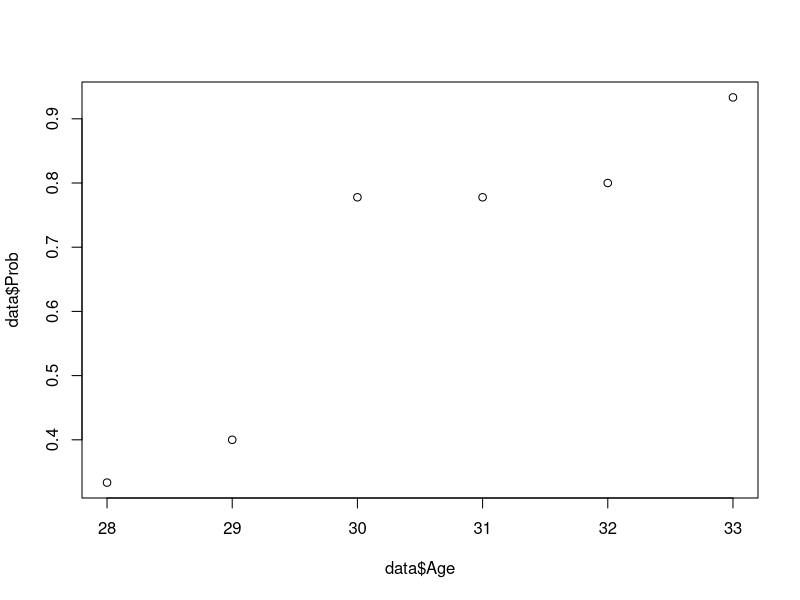
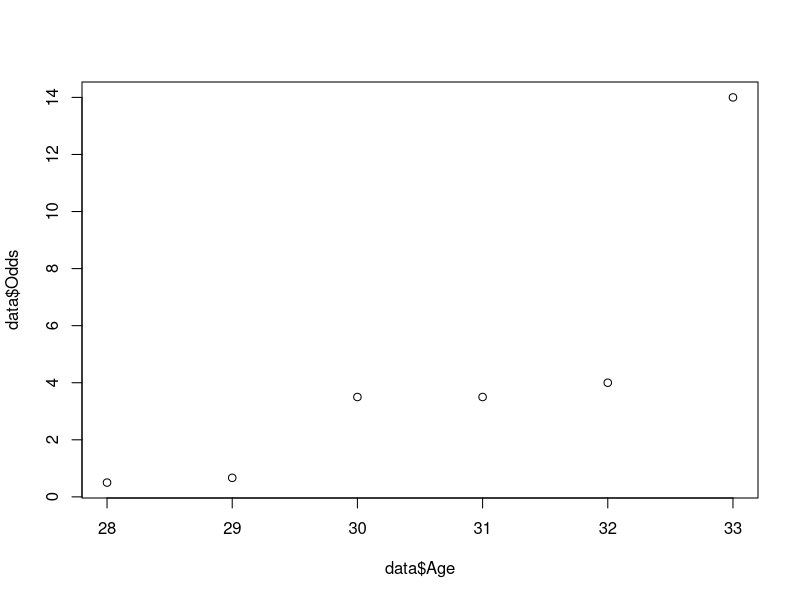
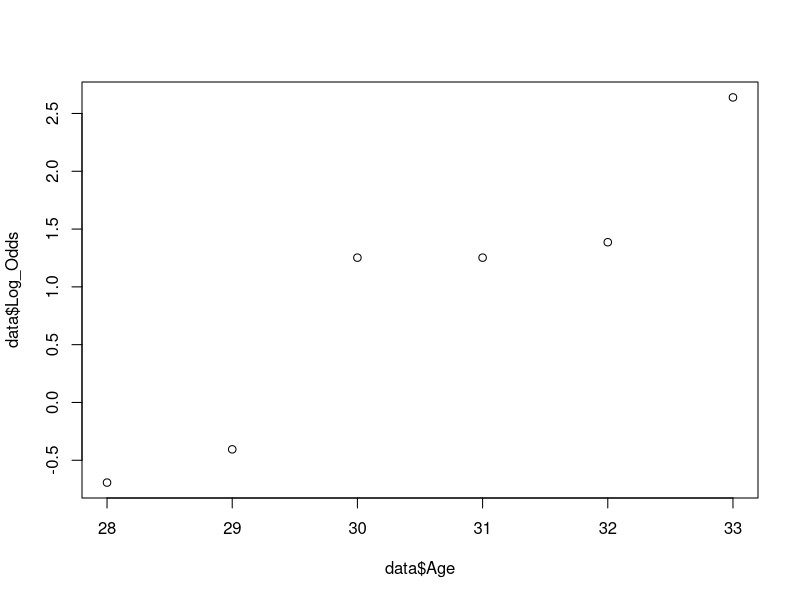
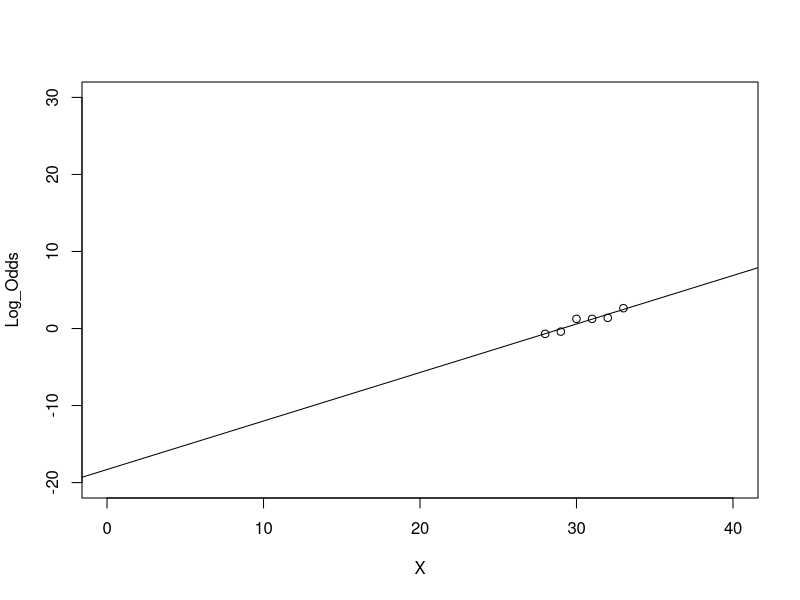
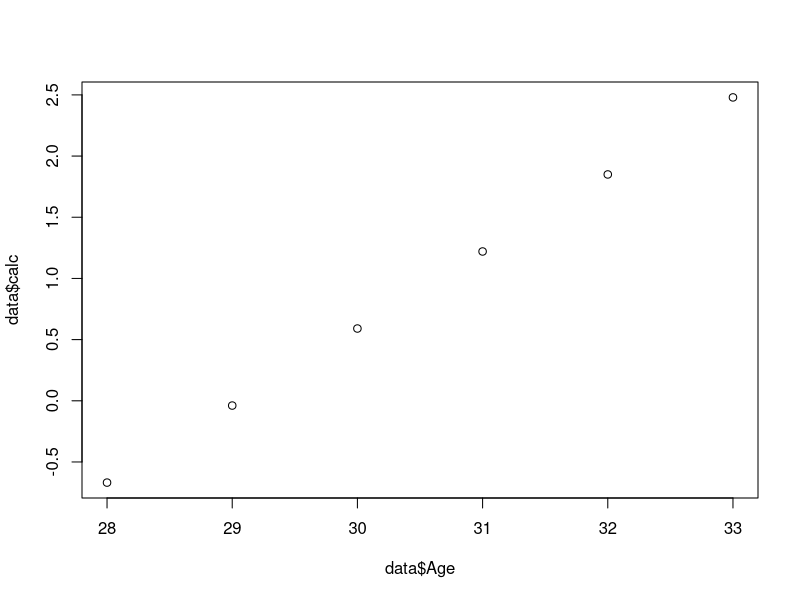

Write R code to recreate these figures, in order.
data = read.table("log_sim.csv", header = T, sep = ",")
data

data$Prob = data$Yes/(data$No + data$Yes)
data

data$Odds = data$Yes/data$No
data

data$Log_Odds = log(data$Odds)
data

plot(data$Age, data$Prob)
plot(data$Age, data$Odds)
plot(data$Age, data$Log_Odds)

#for linear model:

lin_mod = lm(Log_Odds ~ Age, data = data) 
summary(lin_mod)

plot(data$Age, data$Log_Odds,
     xlim = c(0,40),
     ylim = c(-20,30),
     xlab = "X",
     ylab = "Log_Odds")

abline(lin_mod)

data$calc = data$Age*lin_mod$coefficients[2] + lin_mod$coefficients[1]
data
plot(data$Age, data$calc)
